Frame 1 (no input): blank canvas, image omitted
Frame 60 (no input): blank canvas, image omitted
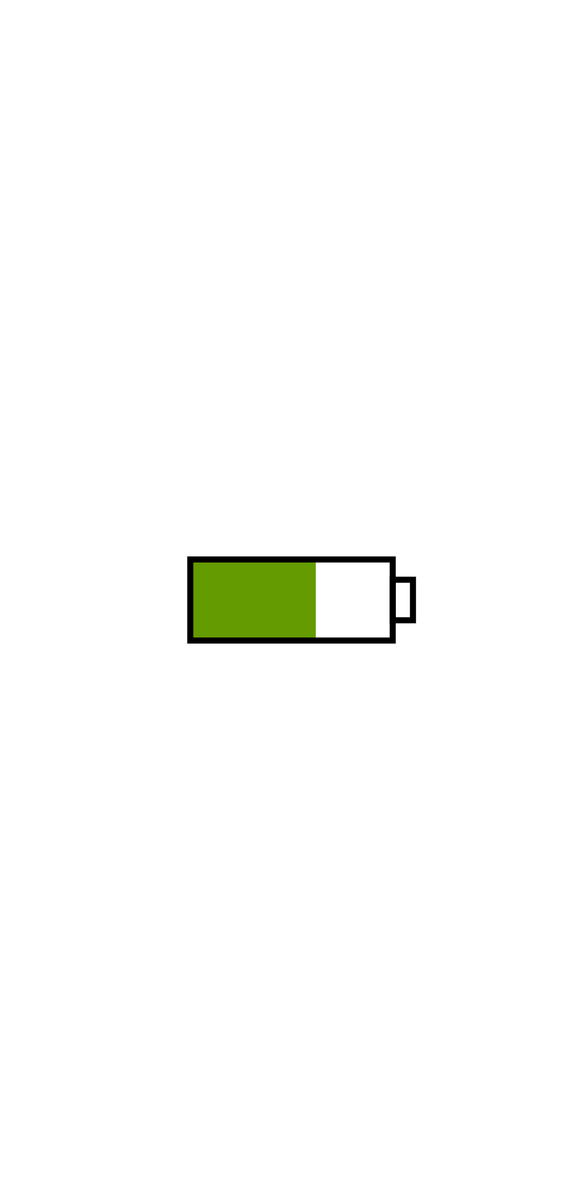
Frame 120 (the mouse pressed at the canvas centre since frame 60)

The p5.js sketch whose frames 1 and 60 were blank and that drew this single picture after the mouse press (run headless with seeded random() and noise() and a simulated clock; from frame 60 on, the mouse is pressed at the canvas centre):

// p5.js sketch
// ── sketch.js
var r = 255;
var g = 0;

var prog = 15;

var test = false;
var time = 0;

var button;
var begin = false;

function setup() {
  createCanvas(1440,2960);
  background(255);
  textSize(100);
  button = createButton('start');
  button.position(width/2, height/2);
  button.mousePressed(start);

  frameRate(60);
}

function draw() {
  if(begin) {
    background(255);
    life(r,g);
    battery();

    if(prog < 500) {
      if(prog < 150) {
        low();
      }
      prog+=5;
      var progR = map(prog,15,500,255,0);
      r = progR;
      var progG = map(prog,15,500,0, 255);
      g = progG;
      time = int(millis()/1000);
    } else {
      charged();
    }
  }

  if(test) {
    timer(time);
    screenLimit();
  }
}

function start() {
  begin = true;
  button.hide();
}
//draws battery outline
function battery() {
  noFill();
  strokeWeight(15);
  stroke(0);
  rectMode(CENTER);
  rect(width/2,height/2,500,200);
  rect((width/2)+275,height/2,50,100);
}

//draws charge progress
function life(re,gr) {
  fill(re,gr,0);
  noStroke();
  rectMode(CORNER);
  rect((width/2)-250,(height/2)-100,prog,200);
}

//displays text when low battery
function low() {
  textAlign(CENTER);
  fill(150,0,0);
  strokeWeight(5);
  stroke(150,0,0);
  text("LOW\nBATTERY",width/2,1150);
}

//displays text when charged
function charged() {
  textAlign(CENTER);
  fill(0,150,0);
  strokeWeight(5);
  stroke(0,150,0);
  text("100%\nCHARGED",width/2,1150);
}

//displats timer for test
function timer(t) {
  fill(0);
  strokeWeight(2);
  stroke(0);
  textAlign(LEFT);
  text(t + " seconds",100,100);
}

//displats edge of screen for test
function screenLimit() {
  noFill();
  strokeWeight(5);
  stroke(0);
  rectMode(CENTER);
  rect(width/2,height/2,width,height);
}
